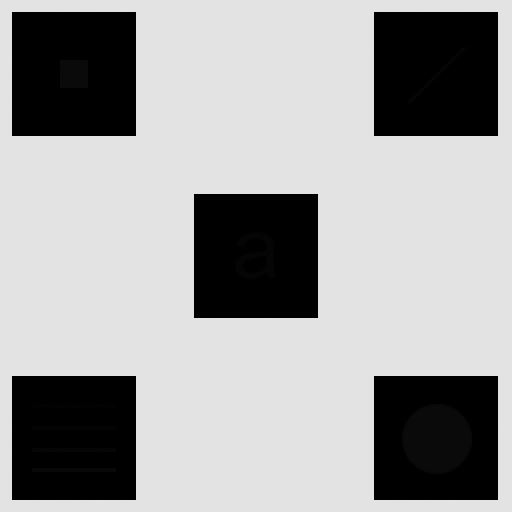
#> input picture 灰度变换与空间滤波/image/Fig0326(a)(embedded_square_noisy_512).tif, 512 x 512 px
$ python hist_demo.py
#> lines starting #> are read from the running program, lines starting #| are printed output that depends on the picture; after the words box and inside, x2 and y2 are one past the last pixel; in counts of white or black regions, pixels touching at a corner belong together
### 灰度变换与空间滤波/histogram.py
import numpy as np

def image_hist(img: np.ndarray):
    hist = np.zeros(img.max() + 1)
    img_f = img.flatten()
    for i in range(img_f.shape[0]):
        hist[img_f[i]] += 1
    return hist

def equalize_hist(img:np.ndarray, hist:np.ndarray):
    pr = hist / hist.sum()
    s = np.zeros(pr.shape[0])
    for i in range(s.shape[0]):
        s[i] = img.max() * pr[:i + 1].sum()
    global_hist_img = s[img]
    return global_hist_img.astype(int)

def local_equalize_hist(img:np.ndarray, size:(int,int)):
    local_hist_img = img.copy()
    h, w = img.shape
    local_half_r = int(size[0] / 2.0)
    local_half_c = int(size[1] / 2.0)
    for i in range(local_half_r, h, local_half_r):
        for j in range(local_half_c, w, local_half_c):
            start_i = location_transform(i - local_half_r, h)
            end_i = location_transform(i + local_half_r, h)
            start_j = location_transform(j - local_half_c, w)
            end_j = location_transform(j + local_half_c, w)
            local_img = local_hist_img[start_i:end_i, start_j:end_j]
            local_hist = image_hist(local_img)
            local_hist_img[start_i:end_i, start_j:end_j] = equalize_hist(local_img, local_hist)
    return local_hist_img

def location_transform(c_position, total):
    if c_position < 0:
        return 0
    elif c_position > total:
        return total - 1
    else:
        return c_position

def is_shadow(local_mean, local_std, global_mean, global_std, k0, k1, k2, k3):
    temp1 = k0 * global_mean <= local_mean <= k1 * global_mean
    temp2 = k2 * global_std <= local_std <= k3 * global_std
    return temp1 and temp2

def get_dark_area(img: np.ndarray, local_size, k0, k1, k2, k3):
    global_mean = np.mean(img.flatten())
    global_std = np.std(img.flatten())

    shadow_matrix = np.zeros((img.shape[0], img.shape[1]))
    h, w = img.shape
    local_half = int(local_size / 2.0)
    for i in range(img.shape[0]):
        for j in range(img.shape[1]):
            start_i = location_transform(i - local_half, h)
            end_i = location_transform(i + local_half, h)
            start_j = location_transform(j - local_half, w)
            end_j = location_transform(j + local_half, w)


            local_mean = np.mean(img[start_i:end_i, start_j:end_j].flatten())
            local_std = np.std(img[start_i:end_i, start_j:end_j].flatten())
            shadow_matrix[i][j] = is_shadow(local_mean, local_std ,global_mean, global_std, k0, k1, k2, k3)
    return shadow_matrix


def local_enhance(img: np.ndarray, C, local_size=3, k0=0, k1=1, k2=0, k3=1):
    shadow_matrix = get_dark_area(img, local_size, k0, k1, k2, k3)

    temp1 = img * shadow_matrix * C
    temp2 = np.logical_not(shadow_matrix)
    temp2 = temp2.astype(int)
    temp2 = img * temp2

    return temp1 + temp2

### 灰度变换与空间滤波/hist_demo.py
import numpy as np
import histogram
import matplotlib.pyplot as plt
import cv2 as cv

img = cv.imread('./image/Fig0326(a)(embedded_square_noisy_512).tif', cv.IMREAD_GRAYSCALE)
#> img is the input picture: shape (512, 512); min 0, max 228, mean 160.7

plt.imshow(img, cmap='gray')
hist = histogram.image_hist(img)
#> after the loop in image_hist, `for i in range(img_f.shape[0]):`: hist = 229 values, max 175784 at index 227, min 0 at index 12, mean 1144.7
plt.figure()
plt.bar(np.arange(hist.shape[0]), hist)
plt.show()
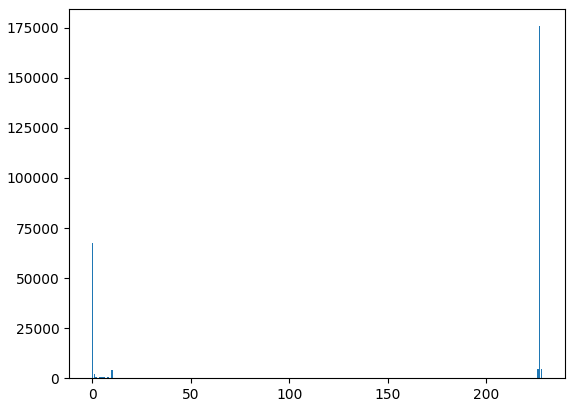
#> figure drawn by matplotlib, 1 panel; tallest bar 175784 high, from x = 226.6 to 227.4

#全局直方图均衡
global_hist_img = histogram.equalize_hist(img, hist)
#> in equalize_hist, `pr = hist / hist.sum()`: pr = 229 values, max 0.671 at index 227, min 0 at index 12, mean 0.00437
#> after the loop in equalize_hist, `for i in range(s.shape[0]):`: s = 229 values from 58.7 to 228
#> in equalize_hist, `return global_hist_img.astype(int)`:
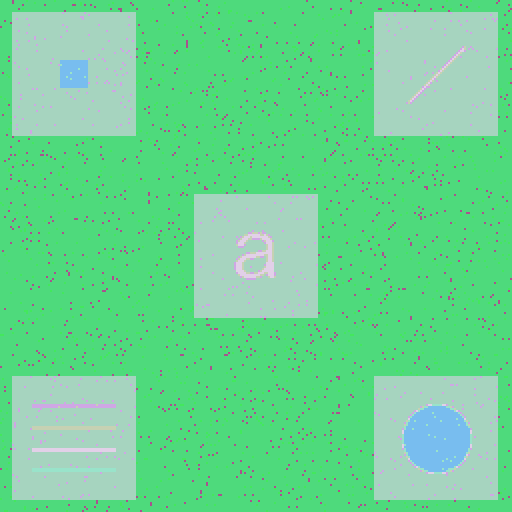
#> returned value: shape (512, 512) int64; 9 distinct labels, from 58 to 228; one colour per label, 0 black
plt.imshow(global_hist_img, cmap='gray')
hist = histogram.image_hist(global_hist_img)
#> hist = 229 values, max 175784 at index 223, min 0 at index 0, mean 1144.7
plt.figure()
plt.bar(np.arange(hist.shape[0]), hist)
plt.show()
#> figure, not shown here; tallest bar 175784 high, from x = 222.6 to 223.4

#局部直方图均衡
local_hist_img = histogram.local_equalize_hist(img, size=(100, 100))
#> after the loop in local_equalize_hist, `for i in range(local_half_r, h, local_half_r):`:
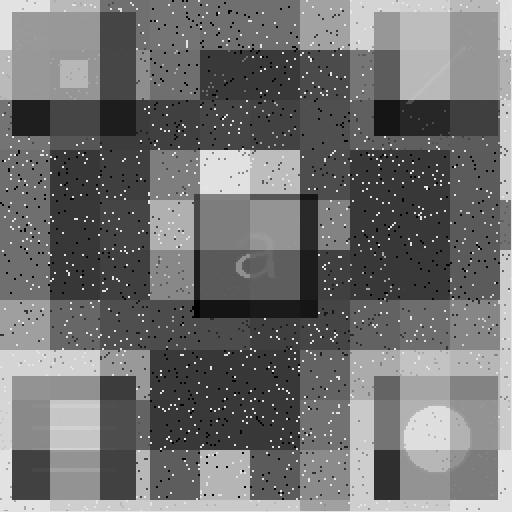
#> local_hist_img: shape (512, 512); min 0, max 228, mean 112.8
#> after the loop in local_equalize_hist, `for i in range(local_half_r, h, local_half_r):`:
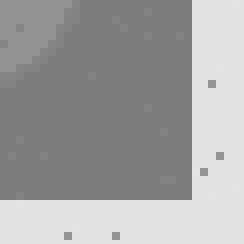
#> local_img: shape (61, 61) (shown 4 times larger); min 124, max 228, mean 161.5
plt.imshow(local_hist_img, cmap='gray')
hist = histogram.image_hist(local_hist_img)
#> hist = 229 values, max 21308 at index 56, min 0 at index 5, mean 1144.7
plt.figure()
plt.bar(np.arange(hist.shape[0]), hist)
plt.show()
#> figure, not shown here; tallest bar 21308 high, from x = 55.6 to 56.4

#局部直方图增强
img = cv.imread('./image/Fig0327(a)(tungsten_original).tif', cv.IMREAD_GRAYSCALE)
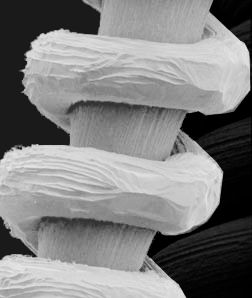
#> input picture 灰度变换与空间滤波/image/Fig0327(a)(tungsten_original).tif, 252 x 298 px
#> img is the input picture: shape (298, 252); min 0, max 231, mean 128.1
local_enhance_img = histogram.local_enhance(img, 3, 3, 0, 0.25, 0, 0.1)
#> in get_dark_area, `global_mean = np.mean(img.flatten())`: global_mean = 128.1
#> in get_dark_area, `global_std = np.std(img.flatten())`: global_std = 75.31
#> the loop in get_dark_area, `for i in range(img.shape[0]):` made 298 passes
#> after the loop in get_dark_area, `for i in range(img.shape[0]):`:
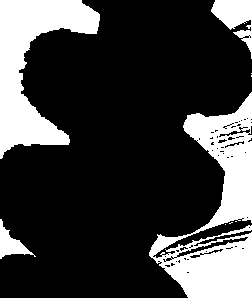
#> shadow_matrix: shape (298, 252) float64; values 0 (black) and 1 (white), 24.2% white; 9 white regions (5 under 20 px), largest, box (x1, y1, x2, y2) and area: (149, 92, 252, 298) 9352, (0, 0, 100, 159) 7185, (211, 0, 252, 59) 1117, (0, 219, 36, 259) 536
plt.imshow(np.hstack([img, local_enhance_img]), cmap='gray')
plt.show()
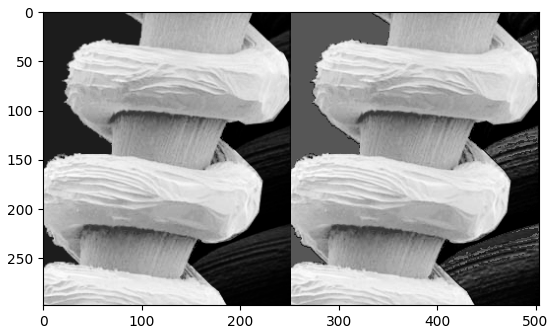
#> figure drawn by matplotlib, 1 panel
